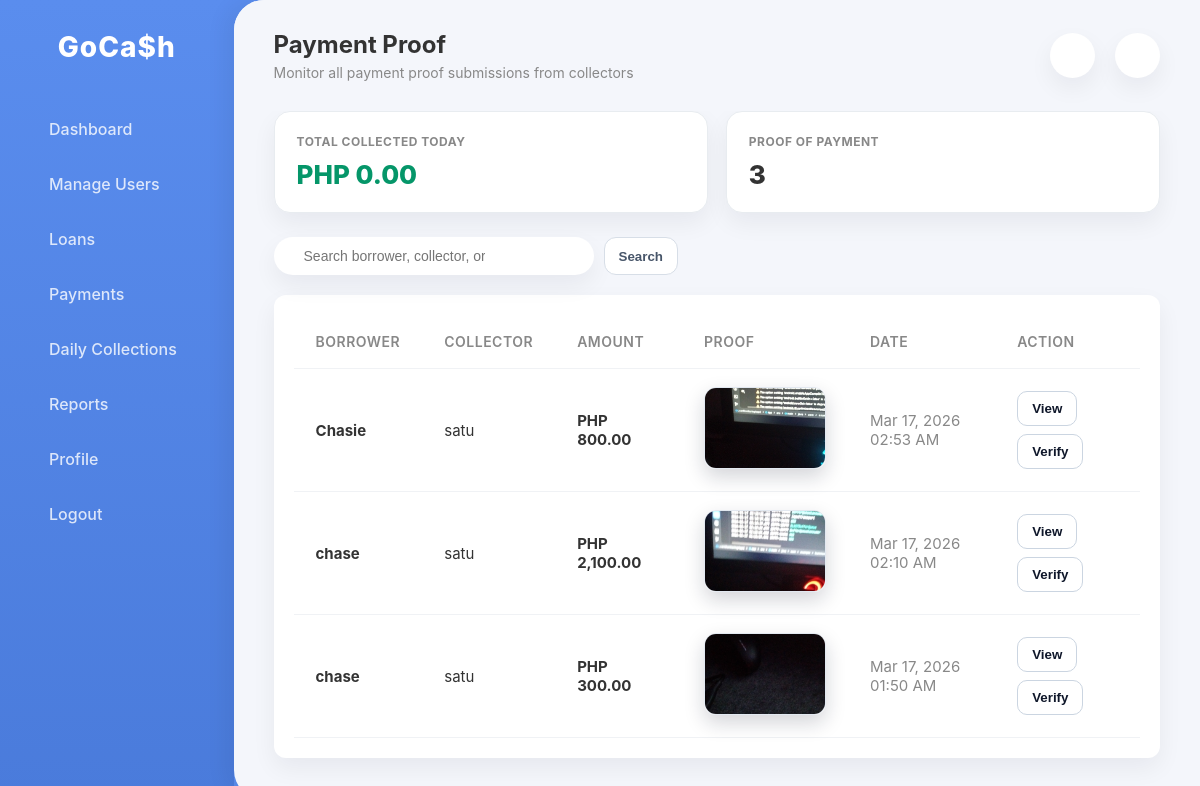
/admin/payments.php (signed in), run on the app's committed database.
### tables this page shows
CREATE TABLE `payments` (
  `id` int(11) NOT NULL,
  `loan_id` int(11) NOT NULL,
  `installment_id` int(11) DEFAULT NULL,
  `amount` decimal(10,2) DEFAULT NULL,
  `payment_date` datetime DEFAULT current_timestamp(),
  `proof_image` varchar(255) DEFAULT NULL,
  `status` enum('pending','approved','rejected') NOT NULL DEFAULT 'pending',
  `remitted` tinyint(1) DEFAULT 0,
  `remittance_id` int(11) DEFAULT NULL,
  `borrower_id` int(11) DEFAULT NULL,
  `collector_id` int(11) DEFAULT NULL
);

CREATE TABLE `users` (
  `id` int(11) NOT NULL,
  `fullname` varchar(255) DEFAULT NULL,
  `username` varchar(255) NOT NULL DEFAULT '',
  `password` varchar(255) DEFAULT NULL,
  `role` enum('admin','collector','borrower') DEFAULT 'borrower',
  `status` enum('active','inactive') NOT NULL DEFAULT 'active',
  `created_at` timestamp NOT NULL DEFAULT current_timestamp(),
  `last_login` datetime DEFAULT NULL,
  `phone` varchar(50) DEFAULT NULL,
  `address` text DEFAULT NULL,
  `collector_id` int(11) DEFAULT NULL
);

### payment_helper.php (called while the page is built, shortened)
<?php
function resolvePaymentProofUrl($proofImage)
{
    $proofImage = trim((string)$proofImage);
    return '../uploads/' . $proofImage;
}
?>

### admin/payments.php (the view, shortened to what this page needs)
<?php
include "../db_connect.php";
require_once "../payment_helper.php";
$searchTerm = trim((string)($_GET['search'] ?? ''));
$statsSql = "
    SELECT
        COALESCE(SUM(CASE WHEN status = 'approved' AND DATE(payment_date) = CURDATE() THEN amount ELSE 0 END), 0) AS total_collected_today,
        COUNT(*) AS total_proofs
    FROM payments
";
$statsResult = $conn->query($statsSql);
$stats = $statsResult ? $statsResult->fetch_assoc() : [
    'total_collected_today' => 0,
    'total_proofs' => 0,
];
$sql = "
    SELECT
        p.id,
        p.loan_id,
        p.amount,
        p.proof_image,
        p.payment_date,
        p.status,
        borrower.fullname AS borrower_name,
        collector.fullname AS collector_name
    FROM payments p
    JOIN users AS borrower ON borrower.id = p.borrower_id
    LEFT JOIN users AS collector ON collector.id = p.collector_id
    WHERE 1 = 1
";
$sql .= " ORDER BY p.payment_date DESC, p.id DESC";
$stmt = $conn->prepare($sql);
$stmt->execute();
$result = $stmt->get_result();
?>
<!DOCTYPE html>
<html lang="en">
<head>
    <link rel="stylesheet" href="admin_style.css">
</head>
<body>
<?php include 'layout/sidebar.php'; ?>
    <main class="main-wrapper">
        <header class="top-header">
            <div class="greeting">
                <h1>Payment Proof</h1>
                <p>Monitor all payment proof submissions from collectors</p>
            </div>
            <div class="header-actions">
                <button class="icon-btn icon-badge-wrap" id="notifBellBtn"><i class="ph ph-bell"></i></button>
                <button class="icon-btn" onclick="window.location.href='profile.php'"><i class="ph ph-user"></i></button>
            </div>
        </header>
        <div class="content">
            <div class="summary-grid">
                <div class="summary-card">
                    <div class="summary-label">Total Collected Today</div>
                    <div class="summary-value success">PHP <?php echo number_format((float)$stats['total_collected_today'], 2); ?></div>
                </div>
                <div class="summary-card">
                    <div class="summary-label">Proof of Payment</div>
                    <div class="summary-value"><?php echo (int)$stats['total_proofs']; ?></div>
                </div>
            </div>
            <div class="payments-toolbar">
                <form class="search-form" method="GET">
                    <div class="search-bar">
                        <input
                            type="text"
                            name="search"
                            value="<?php echo htmlspecialchars($searchTerm, ENT_QUOTES); ?>"
                            placeholder="Search borrower, collector, or amount">
                    </div>
                    <button type="submit" class="secondary-btn">Search</button>
                </form>
            </div>
            <div class="table-container">
                <table class="modern-table">
                    <thead>
                        <tr>
                            <th>Borrower</th>
                            <th>Collector</th>
                            <th>Amount</th>
                            <th>Proof</th>
                            <th>Date</th>
                            <th>Action</th>
                        </tr>
                    </thead>
                    <tbody>
                        <?php if ($result && $result->num_rows > 0) { ?>
                            <?php while ($row = $result->fetch_assoc()) { ?>
                                <?php $proofUrl = resolvePaymentProofUrl($row['proof_image']); ?>
                                <tr id="payment-row-<?php echo (int)$row['id']; ?>">
                                    <td><strong><?php echo htmlspecialchars($row['borrower_name']); ?></strong></td>
                                    <td><?php echo htmlspecialchars($row['collector_name'] ?: 'Unassigned'); ?></td>
                                    <td style="color:var(--text-main); font-weight:700;">PHP <?php echo number_format((float)$row['amount'], 2); ?></td>
                                    <td>
                                        <?php if ($proofUrl !== '') { ?>
                                            <img
                                                src="<?php echo htmlspecialchars($proofUrl, ENT_QUOTES); ?>"
                                                class="proof-thumb"
                                                alt="Proof image"
                                                data-proof-url="<?php echo htmlspecialchars($proofUrl, ENT_QUOTES); ?>"
                                                onclick="openProofModal(this.dataset.proofUrl)">
                                        <?php } else { ?>
                                            <span style="color: var(--text-muted); font-size: 0.9em;">No Image</span>
                                        <?php } ?>
                                    </td>
                                    <td style="color:var(--text-muted);"><?php echo date("M d, Y h:i A", strtotime($row['payment_date'])); ?></td>
                                    <td>
                                        <div class="action-row">
                                            <button
                                                class="view-btn"
                                                type="button"
                                                onclick="openProofViewer(this)"
                                                data-proof-url="<?php echo htmlspecialchars($proofUrl, ENT_QUOTES); ?>"
                                                data-borrower="<?php echo htmlspecialchars($row['borrower_name'], ENT_QUOTES); ?>"
                                                data-collector="<?php echo htmlspecialchars($row['collector_name'] ?: 'Unassigned', ENT_QUOTES); ?>"
                                                data-amount="<?php echo htmlspecialchars(number_format((float)$row['amount'], 2), ENT_QUOTES); ?>"
                                                data-date="<?php echo htmlspecialchars(date('M d, Y h:i A', strtotime($row['payment_date'])), ENT_QUOTES); ?>"
                                            >
                                                View
                                            </button>
                                            <button
                                                class="view-btn"
                                                type="button"
                                                onclick="openPaymentDetails(<?php echo (int)$row['id']; ?>)"
                                            >
                                                Verify
                                            </button>
                                        </div>
                                    </td>
                                </tr>
                            <?php } ?>
                        <?php } else { ?>
                            <tr>
                                <td colspan="6" class="empty-state">No payment proofs found.</td>
                            </tr>
                        <?php } ?>
                    </tbody>
                </table>
            </div>
        </div>
    </main>
<?php include 'notif_dropdown.php'; ?>
</body>
</html>

### admin/layout/sidebar.php
<div class="sidebar">
    <div class="brand">GoCa$h</div>
    <ul class="nav-links">
        <li><a href="dashboard.php"><i class="ph ph-squares-four"></i> Dashboard</a></li>
        <li><a href="manage_users.php"><i class="ph ph-users"></i> Manage Users</a></li>
        <li><a href="loans.php"><i class="ph ph-wallet"></i> Loans</a></li>
        <li><a href="payments.php"><i class="ph ph-credit-card"></i> Payments</a></li>
        <li><a href="daily_collections.php"><i class="ph ph-calendar-blank"></i> Daily Collections</a></li>
        <li><a href="reports.php"><i class="ph ph-chart-line-up"></i> Reports</a></li>
        <li><a href="profile.php"><i class="ph ph-user-circle-gear"></i> Profile</a></li>
        <li style="margin-top: auto;"><a href="logout.php"><i class="ph ph-sign-out"></i> Logout</a></li>
    </ul>
</div>

### admin/notif_dropdown.php (shortened to what this page needs)
<div class="notif-wrapper" id="notifWrapperGlobal" style="position:relative;">
</div>

### admin/admin_style.css (style rules this page uses)
:root { --primary-gradient: linear-gradient(135deg, #6A5AE0, #8B5CF6); --sidebar-blue: #5A8DEE; --bg-color: #F4F6FB; --card-bg: #FFFFFF; --text-main: #333333; --text-muted: #888888; --shadow-soft: 0 10px 24px rgba(15, 23, 42, 0.06); --shadow-hover: 0 18px 45px rgba(15, 23, 42, 0.14); --radius-main: 12px; --radius-sm: 10px; --transition: all 0.25s ease-out; --transition-fast: 0.15s ease-out; }
body { margin: 0; padding: 0; font-family: 'Inter', 'Segoe UI', Roboto, Helvetica, Arial, sans-serif; background-color: var(--sidebar-blue); color: var(--text-main); display: flex; height: 100vh; overflow: hidden; }
.sidebar { width: 260px; background: var(--sidebar-blue); background: linear-gradient(180deg, #5A8DEE, #4A7BDB); color: white; display: flex; flex-direction: column; padding: 30px 0; height: 100vh; box-sizing: border-box; }
.brand { font-size: 28px; font-weight: 800; text-align: center; margin-bottom: 40px; letter-spacing: 1px; }
.nav-links { list-style: none; padding: 0; margin: 0; flex-grow: 1; }
.nav-links li { margin-bottom: 5px; }
.nav-links a { display: flex; align-items: center; padding: 15px 30px; color: rgba(255, 255, 255, 0.8); text-decoration: none; font-size: 16px; font-weight: 500; transition: var(--transition); border-left: 4px solid transparent; border-radius: 0 999px 999px 0; position: relative; }
.main-wrapper { flex-grow: 1; background-color: var(--bg-color); border-radius: 30px 0 0 30px; overflow-y: auto; box-shadow: -10px 0 20px rgba(0, 0, 0, 0.05); display: flex; flex-direction: column; }
.top-header { display: flex; justify-content: space-between; align-items: center; padding: 30px 40px; background: var(--bg-color); position: sticky; top: 0; z-index: 10; }
.greeting h1 { margin: 0; font-size: 24px; color: var(--text-main); font-weight: 700; }
.greeting p { margin: 5px 0 0; color: var(--text-muted); font-size: 14px; }
.header-actions { display: flex; align-items: center; gap: 20px; }
.search-bar { display: flex; align-items: center; background: var(--card-bg); padding: 10px 20px; border-radius: 30px; box-shadow: var(--shadow-soft); }
.search-bar input { border: none; outline: none; background: transparent; padding-left: 10px; font-size: 14px; }
.icon-btn { background: var(--card-bg); border: none; width: 45px; height: 45px; border-radius: 50%; display: flex; align-items: center; justify-content: center; color: var(--text-main); box-shadow: var(--shadow-soft); cursor: pointer; transition: var(--transition); }
.content { padding: 0 40px 40px; }
.table-container { background: var(--card-bg); border-radius: var(--radius-main); box-shadow: var(--shadow-soft); overflow: hidden; padding: 20px; margin-top: 20px; transition: var(--transition); }
.modern-table { width: 100%; border-collapse: collapse; }
.modern-table th, .modern-table td { padding: 18px 22px; text-align: left; border-bottom: 1px solid #F0F2F5; }
.modern-table th { color: var(--text-muted); font-weight: 600; font-size: 14px; text-transform: uppercase; letter-spacing: 0.5px; }
.modern-table td { color: var(--text-main); font-size: 15px; }
.modern-table tbody tr { transition: var(--transition); }
.summary-card { background: white; border-radius: var(--radius-main); padding: 24px; box-shadow: var(--shadow-soft); border: 1px solid #E8ECF0; transition: var(--transition); }
.summary-label { font-size: 12px; font-weight: 700; letter-spacing: 0.4px; text-transform: uppercase; color: var(--text-muted); margin-bottom: 10px; }
.summary-value { font-size: 26px; font-weight: 800; color: var(--text-main); }

### admin/notif_dropdown.php (style rules this page uses)
.notif-wrapper { position: relative; }
.icon-badge-wrap { position: relative; }

### data on the page
payments: users.fullname "Chasie", users.fullname "satu", amount "800.00", proof_image (picture), payment_date "Mar 17, 2026 02:53 AM"
payments: users.fullname "chase", users.fullname "satu", amount "2,100.00", proof_image (picture), payment_date "Mar 17, 2026 02:10 AM"
payments: users.fullname "chase", users.fullname "satu", amount "300.00", proof_image (picture), payment_date "Mar 17, 2026 01:50 AM"

### other printed values
$stats['total_collected_today'] "0.00"
$stats['total_proofs'] "3"
